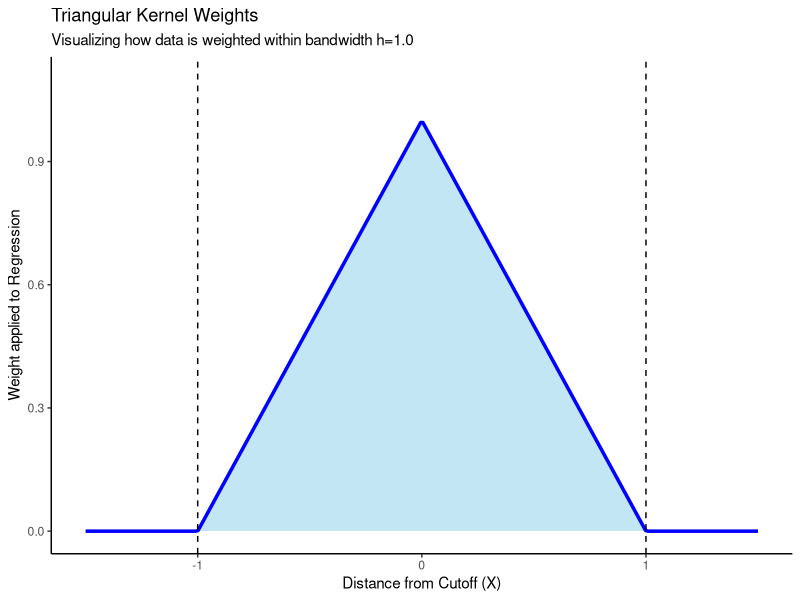

Write the R code that produced this figure.
# ==============================================================================
# FILE: 09_plot_kernel.R
# PURPOSE: Visualize Triangular Kernel Weights
# ==============================================================================

library(ggplot2)

if(!dir.exists("03_output")) dir.create("03_output")

cat("Generating Kernel Weight Illustration...\n")

# Define range
x <- seq(-1.5, 1.5, length.out = 300)
h <- 1.0

# Calculate Triangular Weights
w <- ifelse(abs(x) <= h, (1 - abs(x)/h), 0)
df <- data.frame(x = x, weight = w)

p <- ggplot(df, aes(x = x, y = weight)) +
  geom_area(fill = "skyblue", alpha = 0.5) +
  geom_line(color = "blue", linewidth = 1.2) +
  geom_vline(xintercept = c(-1, 1), linetype = "dashed") +
  labs(title = "Triangular Kernel Weights",
       subtitle = "Visualizing how data is weighted within bandwidth h=1.0",
       x = "Distance from Cutoff (X)", y = "Weight applied to Regression") +
  theme_classic() +
  coord_cartesian(ylim = c(0, 1.1))

ggsave("03_output/plot_kernel_weights.pdf", plot = p, width = 6, height = 4)
cat("Saved: 03_output/plot_kernel_weights.pdf\n")
